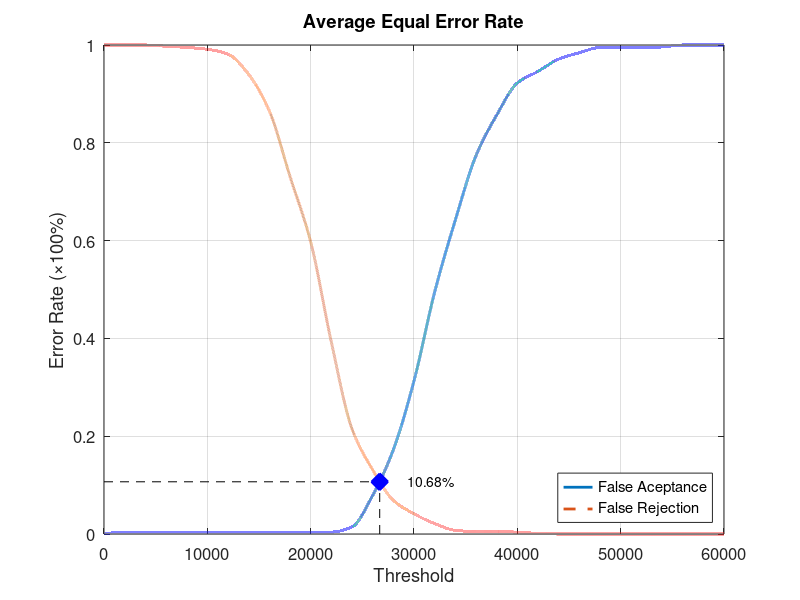
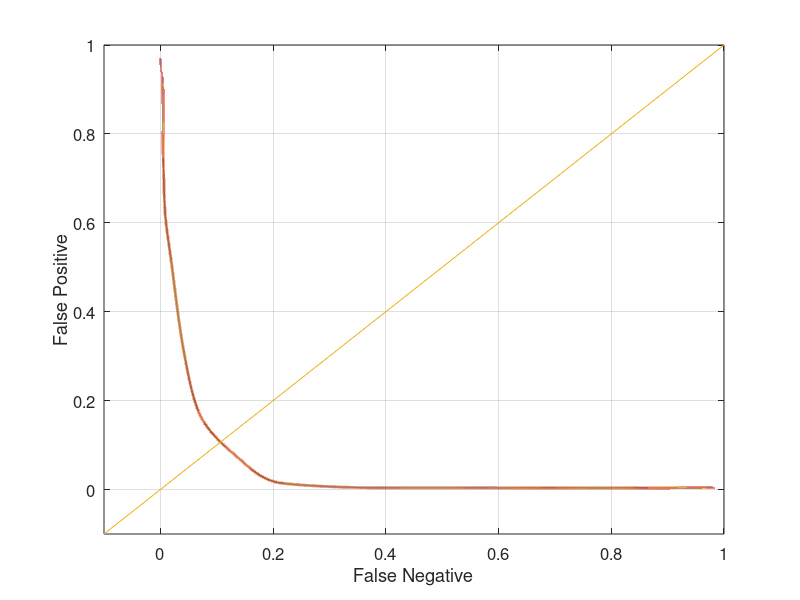

The MATLAB source for these figures, in order:
function yEER = Experiment1Average
close all;
clear;
clc;
x = 0:2000:60000;
xq = 0:0.5:60000;

y0 = [0 0.00394737 0.00394737 0.00394737 0.00394737 0.00394737 0.00394737 0.00394737 0.00394737 0.00394737 0.00394737 0.00394737 0.0144737 0.0789474 0.172368 0.313158 0.494737 0.642105 0.773684 0.856579 0.922368 0.946053 0.971053 0.984211 0.994737 0.994737 0.994737 0.996053 1 1 1];
yy0 = interp1(x, y0, xq, 'pchip');
y1 = [1 1 1 0.9975 0.995 0.99125 0.98125 0.94 0.865 0.73125 0.5975 0.3925 0.215 0.13125 0.06875 0.04125 0.02125 0.0075 0.005 0.005 0.00375 0.00125 0 0 0 0 0 0 0 0 0];
yy1 = interp1(x, y1, xq, 'pchip');

% Calculating EER: 
y2 = abs(y0 - y1);
find(y2 == min(y2))
yy2 = abs(yy0 - yy1);
xEER = find(yy2 == min(yy2));
xEERIndex = xq(xEER) % X-axis EER
yEER = yy0(xEER) % Y-axis EER

main = figure
plot(xq, yy0,'-','LineWidth', 2);	hold on
plot(xq, yy1,'--','LineWidth', 2);	hold on
plot([xEERIndex xEERIndex], [0 yEER], 'k--');	hold on
plot([0 xEERIndex], [yEER yEER], 'k--');	hold on
plot(xEERIndex, yEER, 'bx', 'LineWidth', 10);	hold on
text(xEERIndex + 10 * xEERIndex / 100, yEER, [num2str(round((10000 * yEER)) / 100) '%'])
legend('False Aceptance', 'False Rejection', 'Location', 'SouthEast')
xlabel('Threshold')
ylabel('Error Rate (\times100%)')
title('Average Equal Error Rate')
set(gca, 'FontSize', 12)
axis([0 60000 0 1])
grid on

print(main, 'Experiment1AverageMain', '-dpng');
FNRxFPR = figure('Color', [1 1 1]);
plot(yy1, yy0, '-', yy1, yy0, 'LineWidth', 2);
hold on
y = -0.1:0.1:1
plot(y, y); 
set(gca, 'FontSize', 12)
xlabel('False Negative')
ylabel('False Positive')
axis([-0.1 1 -0.1 1])
set(gca, 'FontSize', 12)
grid on

print(FNRxFPR, 'Experiment1AverageFNRxFPR','-dpng');
end
